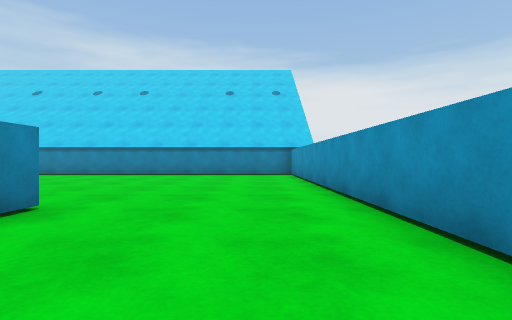
view 1 (above)

20 first-person views from a walk through a 3-D level made in the Unity game engine. The camera is 0.62 m above the floor, looks level and sees 85° across. The floor is counted in squares, 1 m on a side. Each view is taken from the middle of a square. On the plan, view 1 faces up. The plan holds only what a view shows up to about 9 squares ahead; the rest is blank. The place goes on beyond the plan. The player character is not drawn.

view 2
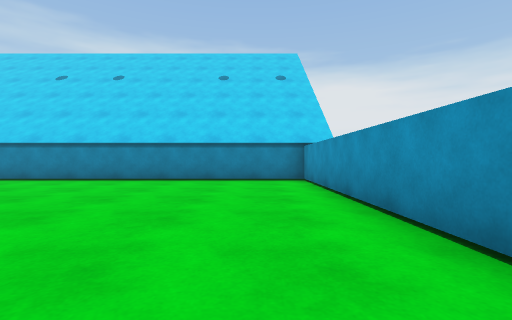

view 3
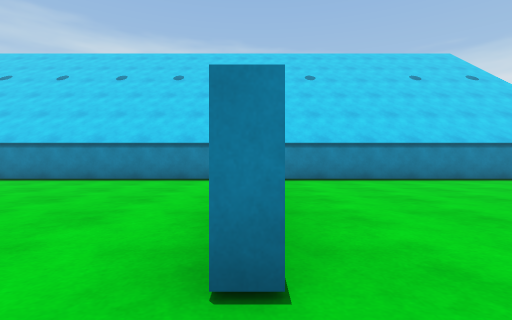

view 4
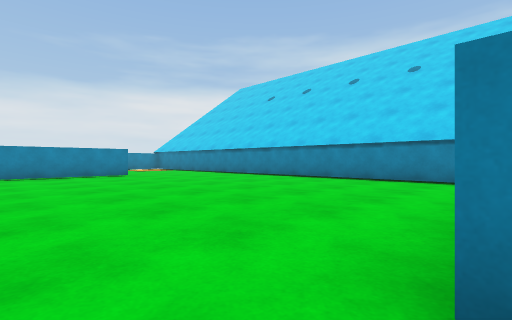

view 5
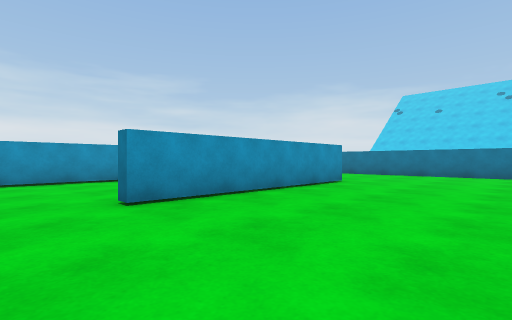

view 6
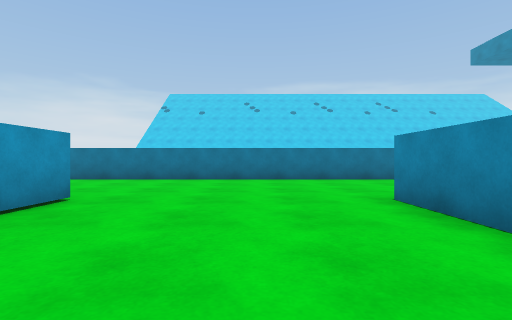

view 7
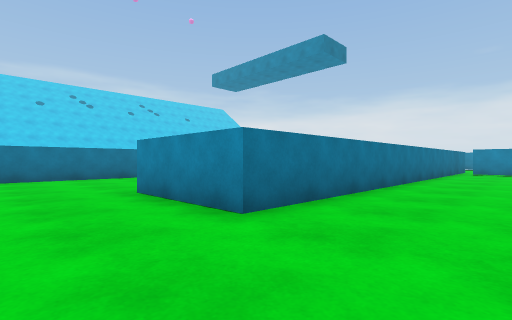

view 8
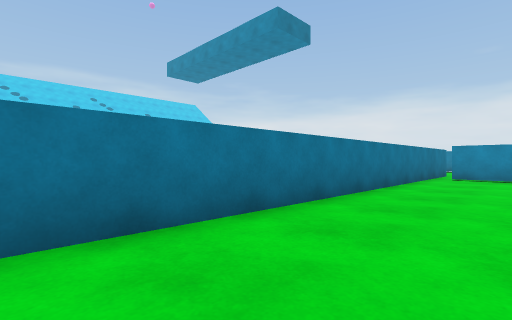

view 9
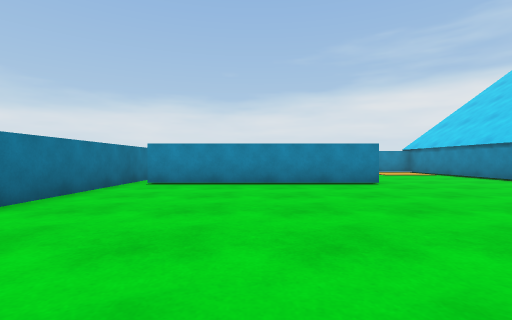

view 10
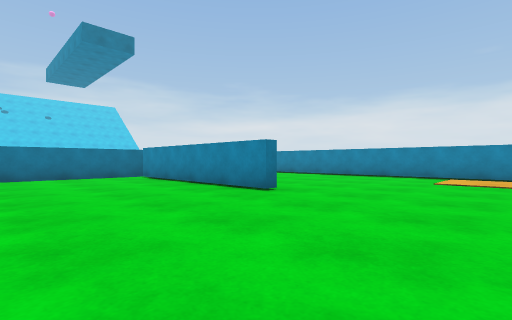

view 11
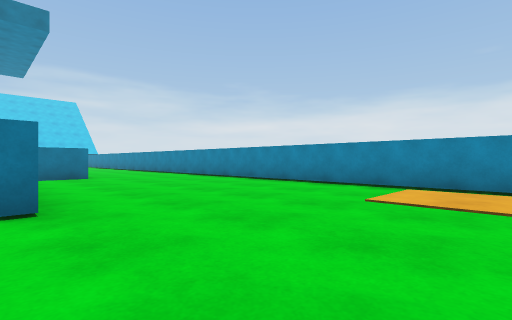

view 12
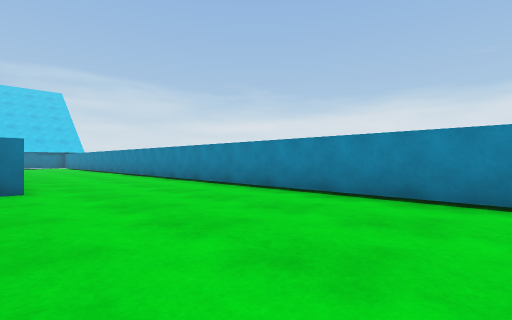

view 13
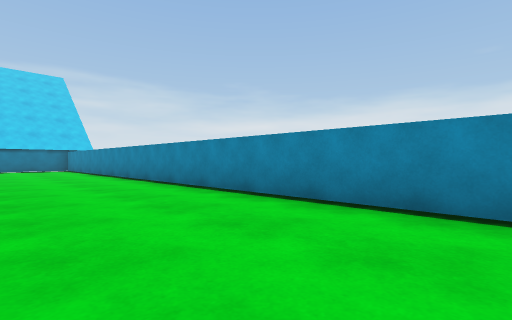

view 14
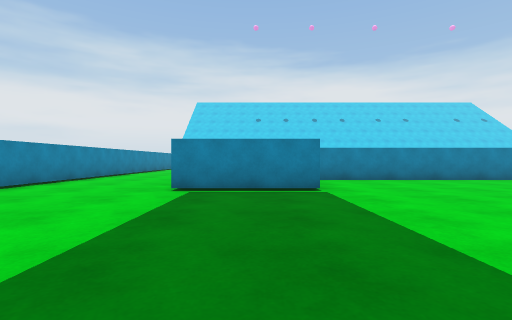

view 15
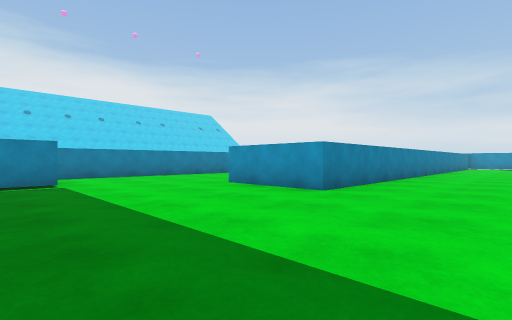

view 16
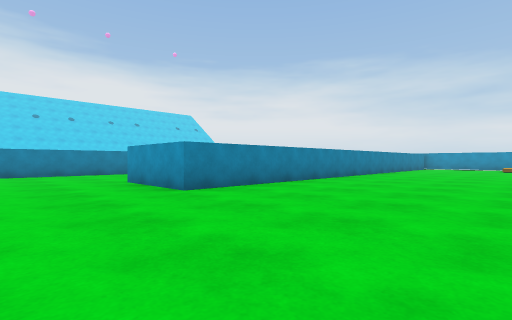

view 17
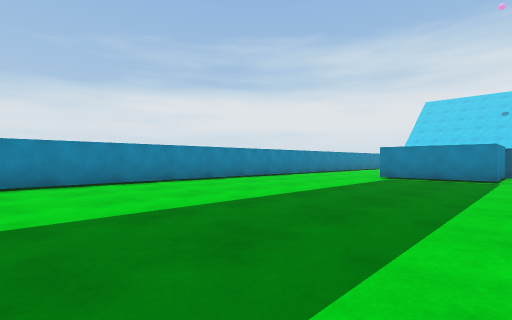

view 18
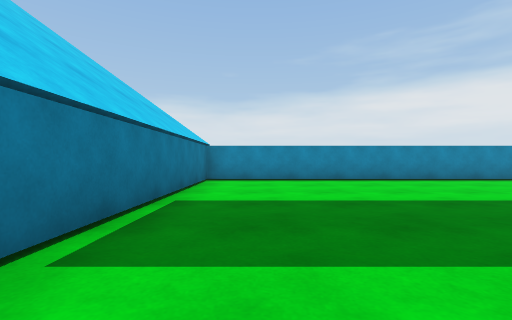

view 19
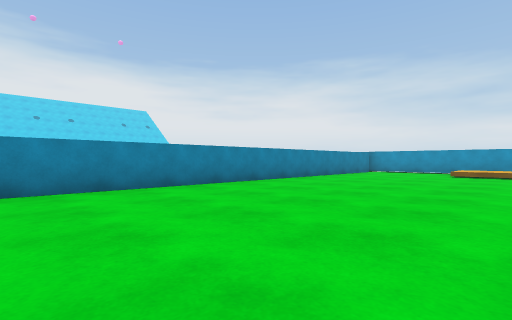

view 20
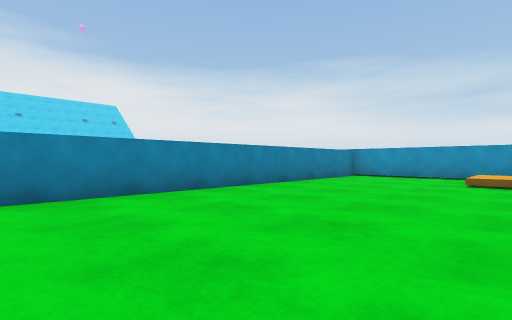

### Floor plan
Points are (right, up) in squares from view 1. A wall is a line through its corners. A room is listed if a view was taken in it or the views show most of it. See-through windows are left out.
Room 1 (views 1, 2, 3, 4, 5, 6, 7, 8, 9, 10, 11, 12, 13, 14, 15, 16, 17, 18, 19, 20)
walls: (-13, -2.4) (-19.2, -2.4); (-10.5, -6.9) (0, -6.9); (-19.7, -2.9) (-19.7, -5.4) (-22.8, -5.4); (-8.8, 4.2) (-9.2, 4.2); (-3.1, -2.4) (-3.1, 3.6); (-22.6, 0.6) (-8.2, 0.6) (-8.2, -2.4); (-2.8, 3.6) (-2.8, 3); (-20.1, 7.2) (-20.1, 1.1); (-1.2, -10) (-16, -10) (-16, -6.9); (-10.4, 11.5) (-16.9, 11.5); (1.5, 1.6) (1.5, 11.5) (-8.1, 11.5); (-21.1, 11.5) (-22, 11.5); (1.6, -14.6) (1.6, -12.9); (-26.5, 10.7) (-26.4, -16.5) (-19.5, -16.5)
low walls: (-1.1, -14.8) (-1.1, -13.9)
ways out: gap at (-20, 1)

Where each view was taken, in squares from view 1:
view 1: 0 up, 0 right, facing up
view 2: 3 up, 0 right, facing up
view 3: 3 up, 9 left, facing up
view 4: 3 up, 9 left, facing up-left
view 5: 5 up, 7 left, facing down-right
view 6: 2 up, 6 left, facing down
view 7: 3 up, 6 left, facing down-left
view 8: 3 up, 10 left, facing down-left
view 9: 4 up, 13 left, facing left
view 10: 11 up, 16 left, facing down-left
view 11: 11 up, 20 left, facing down-left
view 12: 7 up, 22 left, facing down-left
view 13: 1 up, 23 left, facing down-left
view 14: 11 down, 21 left, facing up
view 15: 13 down, 21 left, facing up-right
view 16: 15 down, 19 left, facing up-right
view 17: 15 down, 19 left, facing up-left
view 18: 15 down, 18 left, facing left
view 19: 16 down, 13 left, facing up-right
view 20: 15 down, 9 left, facing up-right
